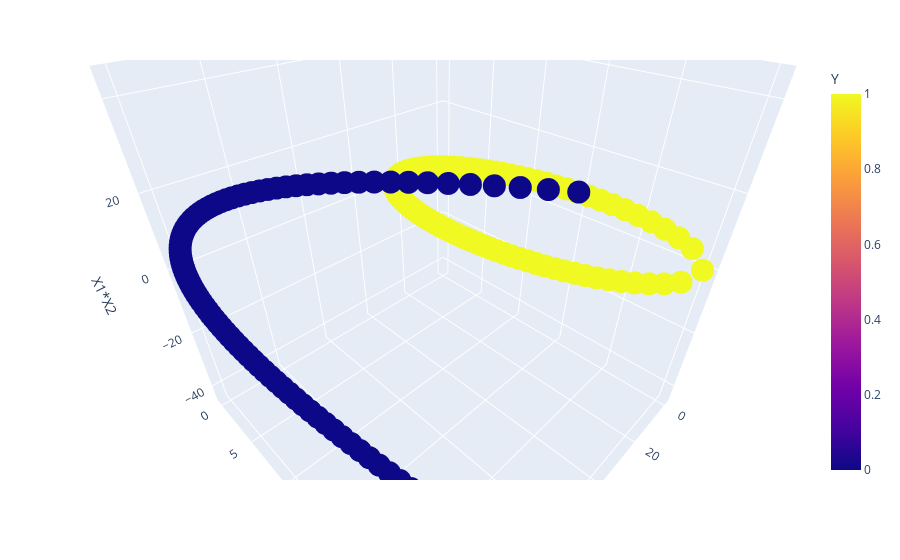

Notebook cell for this chart:
### Code cell
import plotly.express as px
import plotly.express as px
fig = px.scatter_3d(df, x='X1_Square', y='X2_Square', z='X1*X2',
              color='Y')
fig.show()
plt.show()

### Figure 1 — Plotly figure (JSON) as saved in the notebook; plotly's stock layout.template omitted (floating-point values rounded to 4 significant figures; data arrays with more than 128 entries replaced by an {"elided": "..."} marker saying what was removed)
{"data": [{"hovertemplate": "X1_Square=%{x}<br>X2_Square=%{y}<br>X1*X2=%{z}<br>Y=%{marker.color}<extra></extra>", "legendgroup": "", "marker": {"color": {"elided": "400 int values"}, "coloraxis": "coloraxis", "symbol": "circle"}, "mode": "markers", "name": "", "scene": "scene", "showlegend": false, "type": "scatter3d", "x": {"elided": "400 float values"}, "y": {"elided": "400 float values"}, "z": {"elided": "400 float values"}}], "layout": {"autosize": true, "coloraxis": {"colorbar": {"title": {"text": "Y"}}, "colorscale": [[0, "#0d0887"], [0.1111, "#46039f"], [0.2222, "#7201a8"], [0.3333, "#9c179e"], [0.4444, "#bd3786"], [0.5556, "#d8576b"], [0.6667, "#ed7953"], [0.7778, "#fb9f3a"], [0.8889, "#fdca26"], [1, "#f0f921"]]}, "legend": {"tracegroupgap": 0}, "margin": {"t": 60}, "scene": {"aspectmode": "auto", "aspectratio": {"x": 1, "y": 1, "z": 1}, "camera": {"center": {"x": 0, "y": 0, "z": 0}, "eye": {"x": 0.7519, "y": 0.7519, "z": 0.7519}, "projection": {"type": "perspective"}, "up": {"x": 0, "y": 0, "z": 1}}, "domain": {"x": [0, 1], "y": [0, 1]}, "xaxis": {"title": {"text": "X1_Square"}, "type": "linear"}, "yaxis": {"title": {"text": "X2_Square"}, "type": "linear"}, "zaxis": {"title": {"text": "X1*X2"}, "type": "linear"}}}}
